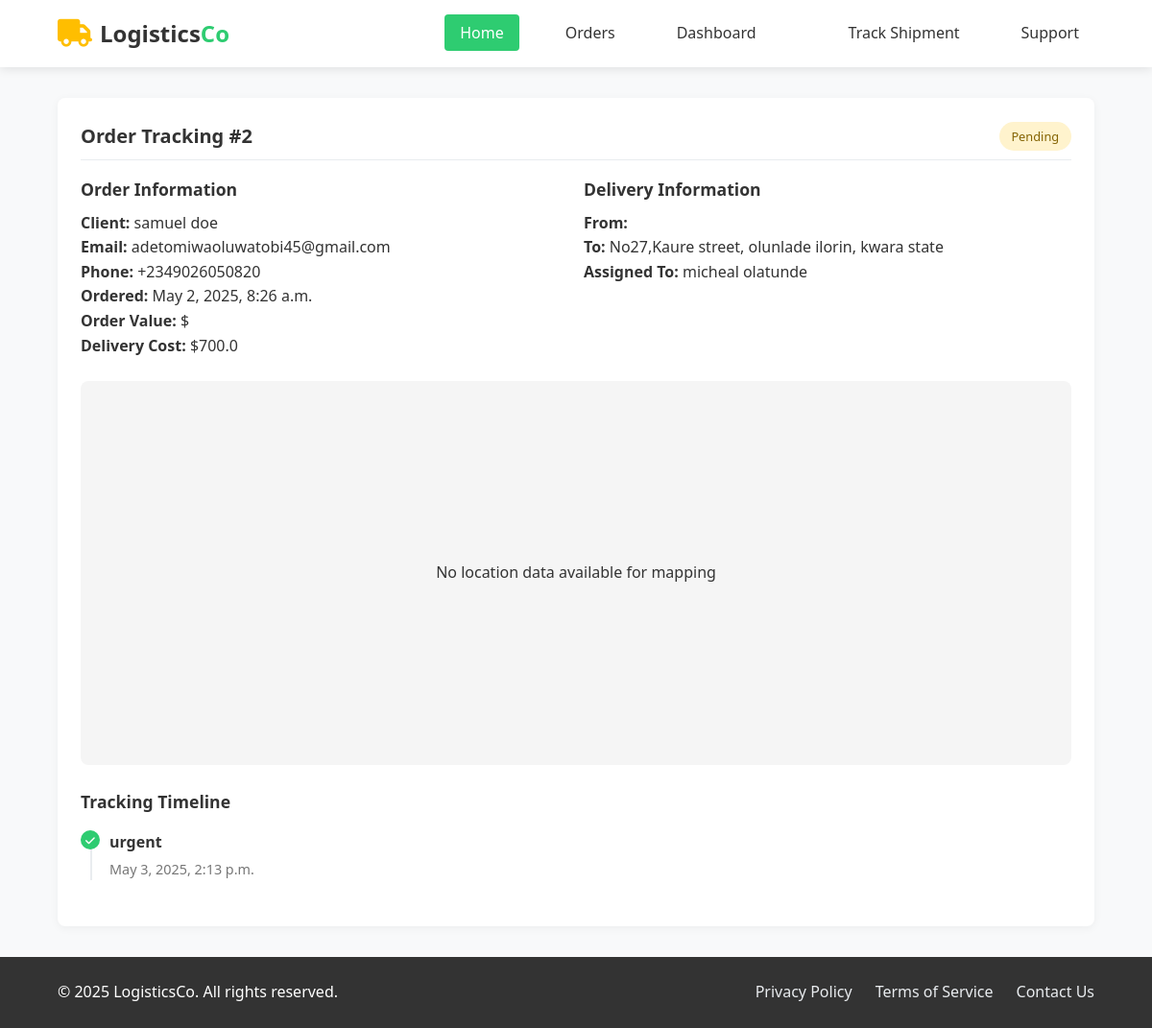
The app's page /tracking/2/ with its own data.
### orders/models.py (models this page shows, shortened)
class Order(models.Model):
    company = models.ForeignKey(Company, related_name='orders', on_delete=models.CASCADE)
    client_name = models.CharField(max_length=100,default="no recipient")
    client_phone = models.CharField(max_length=15,default=000)
    client_email = models.EmailField(blank=True, null=True)
    delivery_address = models.TextField()
    ordered_at = models.DateTimeField(auto_now_add=True)
    delivery_time = models.DateTimeField()
    weight=models.FloatField(max_length=4,default=30.9)
    delivery_cost=models.FloatField(max_length=10,default=600)
    payment_status = models.CharField(max_length=20, choices=PAYMENT_STATUS_CHOICES,default='pending',verbose_name='Payment Status')
    payment_reference = models.CharField(max_length=100,blank=True,null=True,verbose_name='Payment Reference')
    payment_date = models.DateTimeField(blank=True,null=True,verbose_name='Payment Date')
    status = models.CharField(max_length=10,choices=STATUS_CHOICES,default=PENDING,)

class OrderTracking(models.Model):
    order = models.OneToOneField(Order, on_delete=models.CASCADE)
    assigned_to = models.ForeignKey(DeliveryPersonnel, on_delete=models.SET_NULL, null=True, blank=True)
    status_update = models.CharField(max_length=255)
    timestamp = models.DateTimeField(auto_now_add=True)

class DeliveryPersonnel(models.Model):
    user = models.OneToOneField(CustomUser, on_delete=models.CASCADE, related_name='delivery_profile')
    phone_number = models.CharField(max_length=15)
    available = models.BooleanField(default=True)

class CustomUser(AbstractBaseUser, PermissionsMixin):
    email = models.EmailField(unique=True)
    username = models.CharField(max_length=30, unique=True)
    first_name = models.CharField(max_length=30, blank=True)
    last_name = models.CharField(max_length=30, blank=True)
    role = models.CharField(max_length=10, choices=USER_ROLE_CHOICES, default=COMPANY)
    is_active = models.BooleanField(default=True)
    is_staff = models.BooleanField(default=False)
    date_joined = models.DateTimeField(auto_now_add=True)
    objects = CustomUserManager()
    USERNAME_FIELD = 'email'
    REQUIRED_FIELDS = ['username']
    def get_full_name(self):
        return f"{self.first_name} {self.last_name}"

### orders/views.py (the view)
# urls.py: path('tracking/<int:order_id>/', views.order_tracking, name='order_tracking'),
def order_tracking(request, order_id):
    order = get_object_or_404(Order, id=order_id)
    tracking_info = OrderTracking.objects.filter(order=order)
    return render(request, 'orders/order_tracking.html', {'order': order, 'tracking_info': tracking_info})

### orders/templates/orders/order_tracking.html (shortened to what this page needs)
{% extends "base.html" %}
{% block content %}
<div class="card">
    <div class="card-header">
        <h2 class="card-title">Order Tracking #{{ order.id }}</h2>
        <span class="badge badge-{{ order.status }}">{{ order.status|title }}</span>
    </div>
    <div class="order-details" style="margin-bottom: 1.5rem;">
        <div style="display: grid; grid-template-columns: 1fr 1fr; gap: 1rem;">
            <div>
                <h3 style="font-size: 1.1rem; margin-bottom: 0.5rem;">Order Information</h3>
                <p><strong>Client:</strong> {{ order.client_name }}</p>
                <p><strong>Email:</strong> {{ order.client_email }}</p>
                <p><strong>Phone:</strong> {{ order.client_phone }}</p>
                <p><strong>Ordered:</strong> {{ order.ordered_at|date:"F j, Y, g:i a" }}</p>
                <p><strong>Order Value:</strong> ${{ order.order_value }}</p>
                <p><strong>Delivery Cost:</strong> ${{ order.delivery_cost }}</p>
            </div>
            <div>
                <h3 style="font-size: 1.1rem; margin-bottom: 0.5rem;">Delivery Information</h3>
                <p><strong>From:</strong> {{ order.pickup_address }}</p>
                <p><strong>To:</strong> {{ order.delivery_address }}</p>
                {% if tracking_info.first %}
                <p><strong>Assigned To:</strong> {{ tracking_info.first.assigned_to.user.get_full_name }}</p>
                {% endif %}
            </div>
        </div>
    </div>
    <div id="map" style="height: 400px; width: 100%; margin-bottom: 1.5rem; border-radius: 8px;"></div>
    <div class="tracking-timeline" style="margin-bottom: 1.5rem;">
        <h3 style="font-size: 1.1rem; margin-bottom: 1rem;">Tracking Timeline</h3>
        {% if tracking_info %}
            <div class="timeline" style="position: relative; padding-left: 30px;">
                <div class="timeline-line" style="position: absolute; left: 10px; top: 0; bottom: 0; width: 2px; background-color: var(--gray);"></div>
                {% for tracking in tracking_info %}
                    <div class="timeline-item" style="position: relative; margin-bottom: 1.5rem;">
                        <div class="timeline-point" style="position: absolute; left: -30px; width: 20px; height: 20px; border-radius: 50%; background-color: var(--secondary); display: flex; justify-content: center; align-items: center;">
                            <i class="fas fa-check" style="color: white; font-size: 0.7rem;"></i>
                        </div>
                        <div class="timeline-content">
                            <p style="margin-bottom: 0.2rem; font-weight: 600;">{{ tracking.status_update }}</p>
                            <p style="font-size: 0.9rem; color: #777;">{{ tracking.timestamp|date:"F j, Y, g:i a" }}</p>
                        </div>
                    </div>
                {% endfor %}
            </div>
        {% else %}
            <p>No tracking updates available yet.</p>
        {% endif %}
    </div>
</div>
{% endblock %}

### delivery_service/templates/base.html (style rules this page uses)
:root { --primary: #ffbe00; --secondary: #2ecc71; --dark: #333; --light: #f8f9fa; --gray: #e9ecef; --white: #ffffff; }
* { margin: 0; padding: 0; box-sizing: border-box; font-family: 'Segoe UI', Tahoma, Geneva, Verdana, sans-serif; }
body { background-color: var(--light); color: var(--dark); line-height: 1.6; }
.card { background-color: var(--white); border-radius: 8px; box-shadow: 0 2px 10px rgba(0, 0, 0, 0.05); padding: 1.5rem; margin-bottom: 1.5rem; transition: transform 0.3s ease; }
.card-header { display: flex; justify-content: space-between; align-items: center; margin-bottom: 1rem; padding-bottom: 0.5rem; border-bottom: 1px solid var(--gray); }
.card-title { font-size: 1.25rem; font-weight: 600; color: var(--dark); }
.badge { display: inline-block; padding: 0.3rem 0.8rem; border-radius: 20px; font-size: 0.8rem; font-weight: 500; }
.badge-pending { background-color: #fff3cd; color: #856404; }

### records on screen
Order: id "2", status "Pending", client_name "samuel doe", client_email "adetomiwaoluwatobi45@gmail.com", client_phone "+2349026050820", ordered_at "May 2, 2025, 8:26 a.m.", delivery_cost "700.0", delivery_address "No27,Kaure street, olunlade ilorin, kwara state"
OrderTracking: first.assigned_to.user.get_full_name "micheal olatunde", status_update "urgent", timestamp "May 3, 2025, 2:13 p.m."
